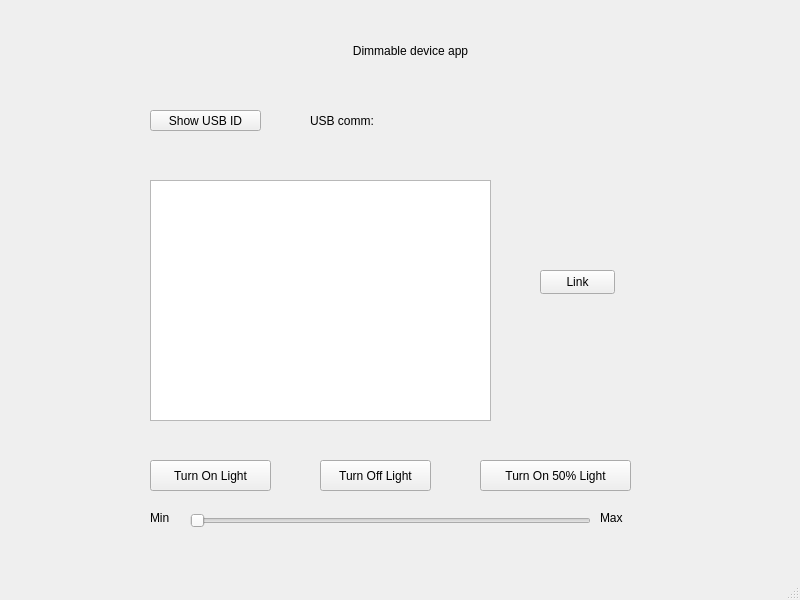
<?xml version="1.0" encoding="UTF-8"?>
<ui version="4.0">
 <class>MainWindow</class>
 <widget class="QMainWindow" name="MainWindow">
  <property name="geometry">
   <rect>
    <x>0</x>
    <y>0</y>
    <width>800</width>
    <height>600</height>
   </rect>
  </property>
  <property name="windowTitle">
   <string>MainWindow</string>
  </property>
  <widget class="QWidget" name="centralwidget">
   <widget class="QPushButton" name="turnOn">
    <property name="geometry">
     <rect>
      <x>150</x>
      <y>460</y>
      <width>121</width>
      <height>31</height>
     </rect>
    </property>
    <property name="text">
     <string>Turn On Light</string>
    </property>
   </widget>
   <widget class="QPushButton" name="turnOff">
    <property name="geometry">
     <rect>
      <x>320</x>
      <y>460</y>
      <width>111</width>
      <height>31</height>
     </rect>
    </property>
    <property name="text">
     <string>Turn Off Light</string>
    </property>
   </widget>
   <widget class="QPushButton" name="turnOnHalf">
    <property name="geometry">
     <rect>
      <x>480</x>
      <y>460</y>
      <width>151</width>
      <height>31</height>
     </rect>
    </property>
    <property name="text">
     <string>Turn On 50% Light</string>
    </property>
   </widget>
   <widget class="QPushButton" name="showUSBID">
    <property name="geometry">
     <rect>
      <x>150</x>
      <y>110</y>
      <width>111</width>
      <height>21</height>
     </rect>
    </property>
    <property name="text">
     <string>Show USB ID</string>
    </property>
   </widget>
   <widget class="QLabel" name="USBID">
    <property name="geometry">
     <rect>
      <x>310</x>
      <y>110</y>
      <width>171</width>
      <height>21</height>
     </rect>
    </property>
    <property name="text">
     <string>USB comm:</string>
    </property>
   </widget>
   <widget class="QPushButton" name="link">
    <property name="geometry">
     <rect>
      <x>540</x>
      <y>270</y>
      <width>75</width>
      <height>24</height>
     </rect>
    </property>
    <property name="text">
     <string>Link</string>
    </property>
   </widget>
   <widget class="QLabel" name="Title">
    <property name="geometry">
     <rect>
      <x>230</x>
      <y>20</y>
      <width>361</width>
      <height>61</height>
     </rect>
    </property>
    <property name="text">
     <string>Dimmable device app</string>
    </property>
    <property name="alignment">
     <set>Qt::AlignCenter</set>
    </property>
   </widget>
   <widget class="QListWidget" name="listWidget">
    <property name="geometry">
     <rect>
      <x>150</x>
      <y>180</y>
      <width>341</width>
      <height>241</height>
     </rect>
    </property>
   </widget>
   <widget class="QSlider" name="lightSlider">
    <property name="geometry">
     <rect>
      <x>190</x>
      <y>510</y>
      <width>401</width>
      <height>21</height>
     </rect>
    </property>
    <property name="maximum">
     <number>15</number>
    </property>
    <property name="pageStep">
     <number>2</number>
    </property>
    <property name="orientation">
     <enum>Qt::Horizontal</enum>
    </property>
   </widget>
   <widget class="QLabel" name="min">
    <property name="geometry">
     <rect>
      <x>150</x>
      <y>510</y>
      <width>31</width>
      <height>16</height>
     </rect>
    </property>
    <property name="text">
     <string>Min</string>
    </property>
   </widget>
   <widget class="QLabel" name="max">
    <property name="geometry">
     <rect>
      <x>600</x>
      <y>510</y>
      <width>31</width>
      <height>16</height>
     </rect>
    </property>
    <property name="text">
     <string>Max</string>
    </property>
   </widget>
  </widget>
  <widget class="QMenuBar" name="menubar">
   <property name="geometry">
    <rect>
     <x>0</x>
     <y>0</y>
     <width>800</width>
     <height>21</height>
    </rect>
   </property>
  </widget>
  <widget class="QStatusBar" name="statusbar"/>
 </widget>
 <resources/>
 <connections/>
</ui>
